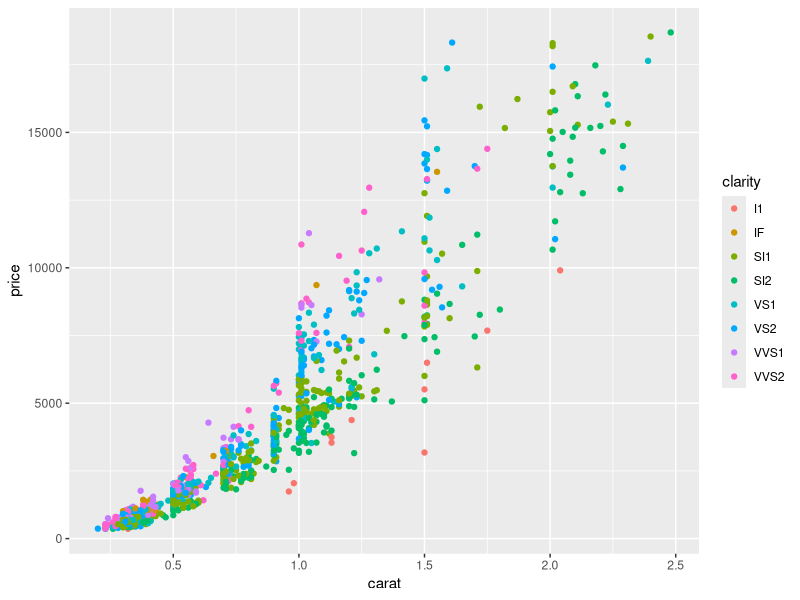
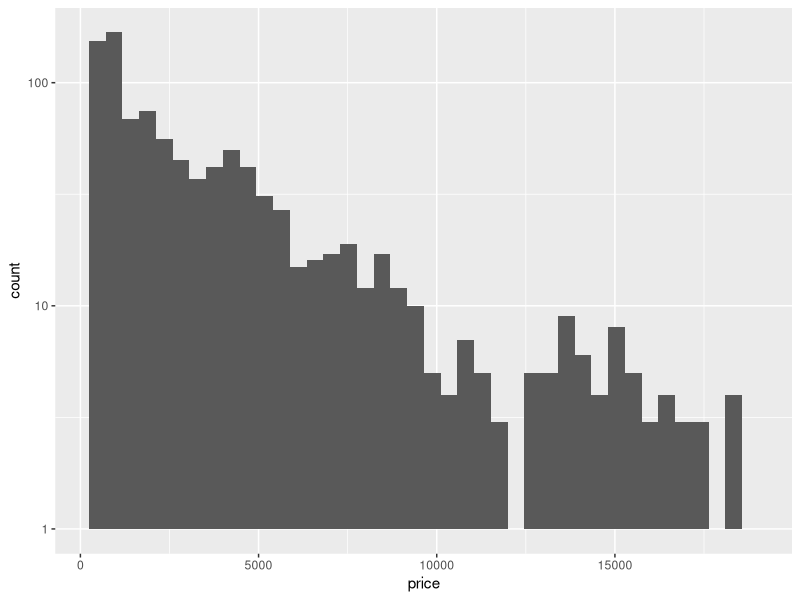
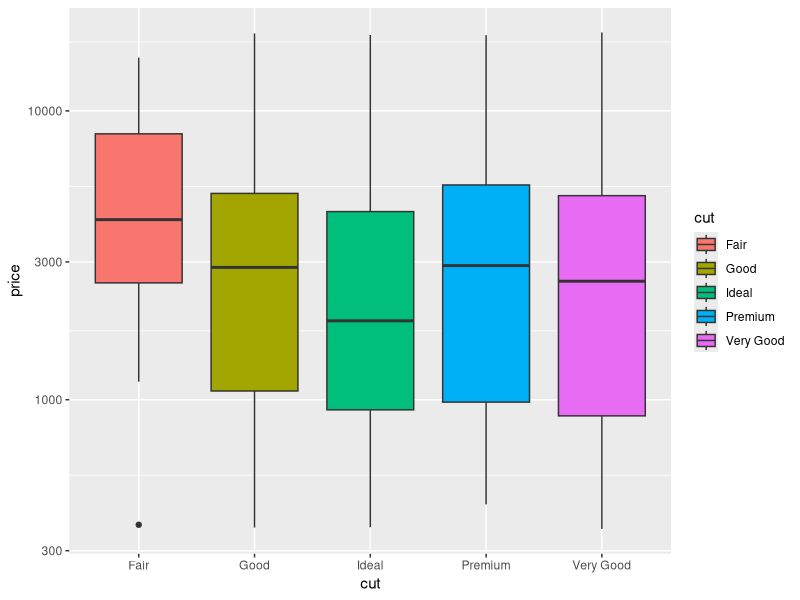
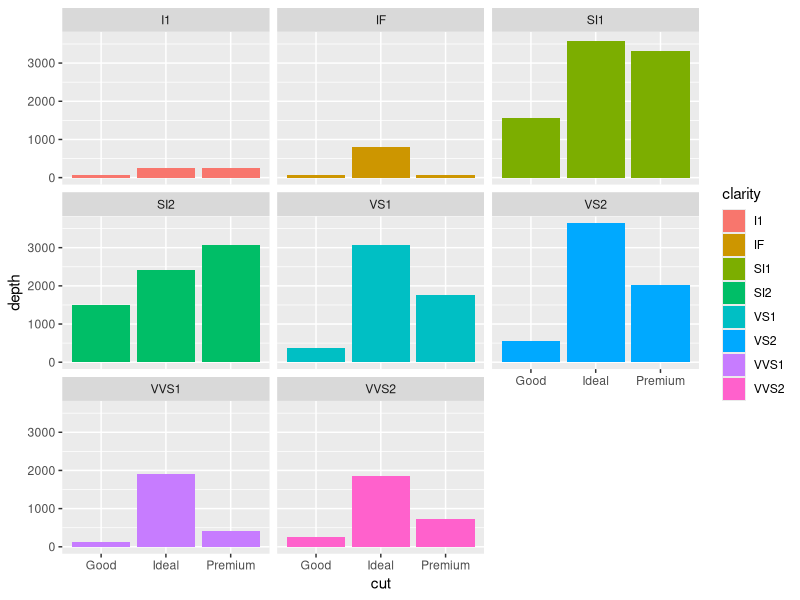
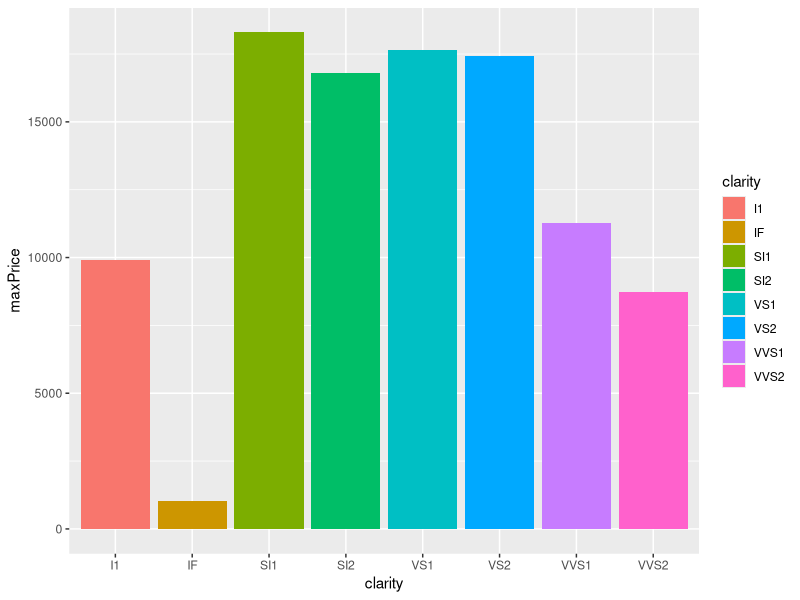

Recreate these plots in R, in order.
## ---- chunk 1
library(readr)
diamonds <- read_csv("diamonds.csv", show_col_types = FALSE)
str(diamonds)
## ---- chunk 2
library(ggplot2)
ggplot(diamonds, aes(x=carat, y=price, color=clarity)) + geom_point()
## ---- chunk 3
ggplot(diamonds, aes(x=price)) + geom_histogram(bins=40) + scale_y_log10()
## ---- chunk 4
ggplot(diamonds, aes(x=cut, y=price, fill=cut)) + geom_boxplot() + scale_y_log10()
## ---- chunk 5
library(dplyr)
filtered_price <- diamonds %>%
  filter(price > 1000, cut %in% c("Good", "Ideal", "Premium"))
ggplot(filtered_price, aes(x=cut, y=depth, fill=clarity)) + geom_col() + facet_wrap(~ clarity)
## ---- chunk 6
median_dimension_diamond <- diamonds %>%
  group_by(cut) %>%
  summarize(mediaX = mean(x), mediaY = mean(y), mediaZ = mean(z))
median_dimension_diamond
## ---- chunk 7
cut_premium <- diamonds %>%
  filter(cut=="Premium") %>%
  group_by(clarity) %>%
  summarize(minPrice = min(price), maxPrice = max(price))
cut_premium
## ---- chunk 8
ggplot(cut_premium, aes(x=clarity, y=maxPrice, fill=clarity)) + geom_col()
